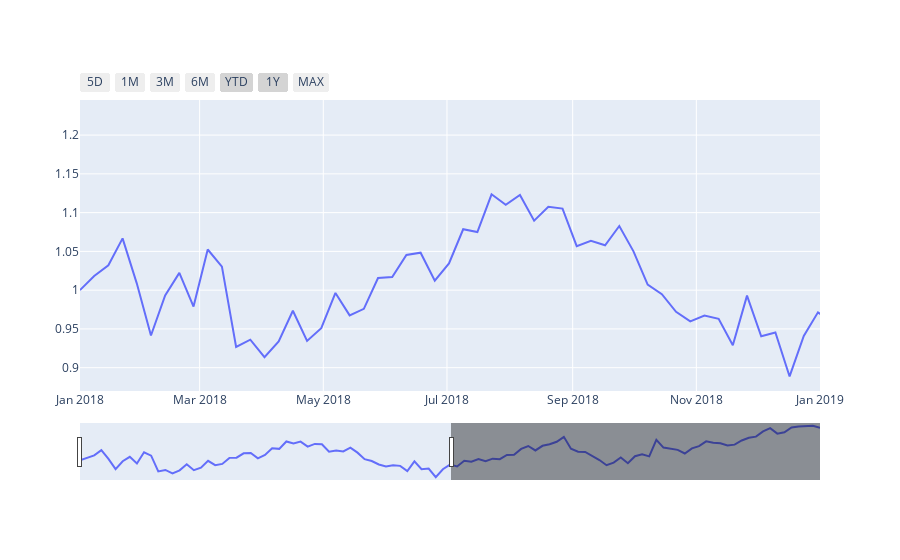

Source (notebook cell):
### Code cell
f3 = go.Figure()
f3.add_trace(go.Scatter(x=df['date'], y=df['GOOG'],mode='lines',name='GOOG'))
f3.update_xaxes(rangeslider_visible=True)
f3.update_xaxes(rangeselector=dict(
        buttons=list([
            dict(count=5, label="5D", step="day", stepmode="backward"),
            dict(count=1, label="1M", step="month", stepmode="backward"),
            dict(count=3, label="3M", step="month", stepmode="todate"),
            dict(count=6, label="6M", step="month", stepmode="backward"),
            dict(count=1, label="YTD", step="year", stepmode="todate"),
            dict(count=1, label="1Y", step="year", stepmode="backward"),
            dict(label="MAX", step="all")
        ])))

### Figure 1 — Plotly figure (JSON) as saved in the notebook; plotly's stock layout.template omitted (floating-point values rounded to 4 significant figures)
{"data": [{"mode": "lines", "name": "GOOG", "type": "scatter", "x": ["2018-01-01", "2018-01-08", "2018-01-15", "2018-01-22", "2018-01-29", "2018-02-05", "2018-02-12", "2018-02-19", "2018-02-26", "2018-03-05", "2018-03-12", "2018-03-19", "2018-03-26", "2018-04-02", "2018-04-09", "2018-04-16", "2018-04-23", "2018-04-30", "2018-05-07", "2018-05-14", "2018-05-21", "2018-05-28", "2018-06-04", "2018-06-11", "2018-06-18", "2018-06-25", "2018-07-02", "2018-07-09", "2018-07-16", "2018-07-23", "2018-07-30", "2018-08-06", "2018-08-13", "2018-08-20", "2018-08-27", "2018-09-03", "2018-09-10", "2018-09-17", "2018-09-24", "2018-10-01", "2018-10-08", "2018-10-15", "2018-10-22", "2018-10-29", "2018-11-05", "2018-11-12", "2018-11-19", "2018-11-26", "2018-12-03", "2018-12-10", "2018-12-17", "2018-12-24", "2018-12-31", "2019-01-07", "2019-01-14", "2019-01-21", "2019-01-28", "2019-02-04", "2019-02-11", "2019-02-18", "2019-02-25", "2019-03-04", "2019-03-11", "2019-03-18", "2019-03-25", "2019-04-01", "2019-04-08", "2019-04-15", "2019-04-22", "2019-04-29", "2019-05-06", "2019-05-13", "2019-05-20", "2019-05-27", "2019-06-03", "2019-06-10", "2019-06-17", "2019-06-24", "2019-07-01", "2019-07-08", "2019-07-15", "2019-07-22", "2019-07-29", "2019-08-05", "2019-08-12", "2019-08-19", "2019-08-26", "2019-09-02", "2019-09-09", "2019-09-16", "2019-09-23", "2019-09-30", "2019-10-07", "2019-10-14", "2019-10-21", "2019-10-28", "2019-11-04", "2019-11-11", "2019-11-18", "2019-11-25", "2019-12-02", "2019-12-09", "2019-12-16", "2019-12-23", "2019-12-30"], "y": [1, 1.018, 1.032, 1.067, 1.009, 0.9415, 0.9933, 1.022, 0.9789, 1.052, 1.03, 0.9268, 0.9361, 0.9136, 0.9338, 0.9734, 0.9345, 0.951, 0.9964, 0.9675, 0.9759, 1.016, 1.017, 1.045, 1.048, 1.012, 1.034, 1.079, 1.075, 1.124, 1.11, 1.123, 1.09, 1.107, 1.105, 1.057, 1.064, 1.058, 1.083, 1.05, 1.007, 0.9948, 0.9721, 0.9597, 0.9673, 0.963, 0.9289, 0.9929, 0.9404, 0.9454, 0.8887, 0.9409, 0.9714, 0.9591, 0.9964, 0.9898, 1.008, 0.9935, 1.01, 1.007, 1.035, 1.036, 1.075, 1.094, 1.064, 1.095, 1.105, 1.122, 1.154, 1.075, 1.056, 1.054, 1.028, 1.001, 0.9672, 0.9847, 1.018, 0.9807, 1.027, 1.039, 1.025, 1.134, 1.083, 1.078, 1.068, 1.045, 1.078, 1.093, 1.125, 1.116, 1.111, 1.097, 1.103, 1.13, 1.148, 1.156, 1.19, 1.211, 1.175, 1.184, 1.216, 1.223, 1.224, 1.227, 1.213]}], "layout": {"xaxis": {"range": ["2018-01-01", "2019-01-01"], "rangeselector": {"buttons": [{"count": 5, "label": "5D", "step": "day", "stepmode": "backward"}, {"count": 1, "label": "1M", "step": "month", "stepmode": "backward"}, {"count": 3, "label": "3M", "step": "month", "stepmode": "todate"}, {"count": 6, "label": "6M", "step": "month", "stepmode": "backward"}, {"count": 1, "label": "YTD", "step": "year", "stepmode": "todate"}, {"count": 1, "label": "1Y", "step": "year", "stepmode": "backward"}, {"label": "MAX", "step": "all"}]}, "rangeslider": {"visible": true}}}}
